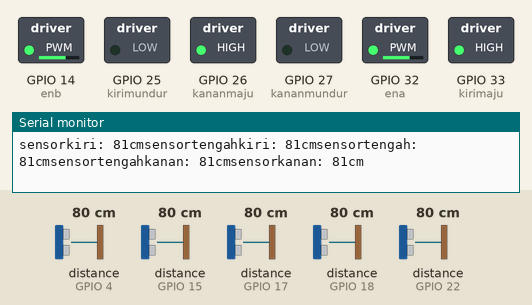
The sketch below on a simulated ESP32. On the bench: switched loads named in the sketch (green lamp = pin HIGH), the last lines printed to the serial monitor. Inputs (shaded band) come from the test bench; at power-on: distance to the obstacle (sensors on GPIO 4, GPIO 17, GPIO 15, GPIO 18, GPIO 22) 80 cm. The echo pulse lasts 58.3 µs per cm.

Above: at 1.2 s.
1.3 s: distance to the obstacle (sensor on GPIO 4) set to 23 cm
3.0 s: distance to the obstacle (sensor on GPIO 4) set to 18 cm
At 4.7 s:
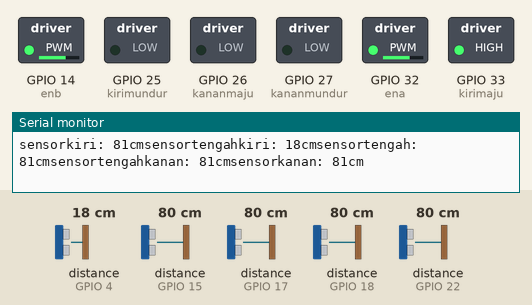
5.0 s: distance to the obstacle (sensor on GPIO 17) set to 22 cm
6.5 s: distance to the obstacle (sensor on GPIO 17) set to 18 cm
At 7.0 s:
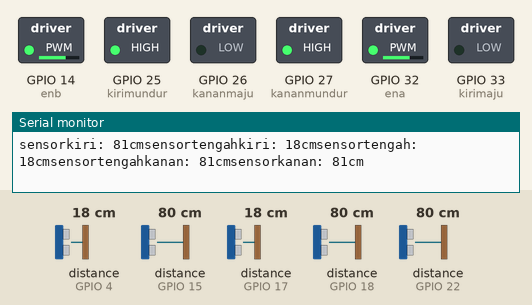
Timing chart, 0 to 9.5 s (numbered marks = the images above; inputs shaded):
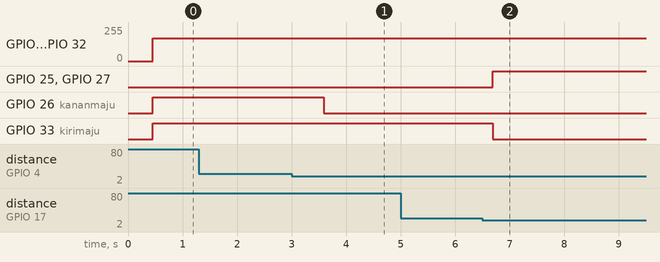

The sketch:

ObstaclesAvoidanceRobot.ino
```cpp
#include <NewPing.h>     // konfigurasi sensor hcsr04

#define TRIGGER_PIN1  2  // Arduino pin tied to trigger pin on the ultrasonic sensor.
#define ECHO_PIN1     15  // Arduino pin tied to echo pin on the ultrasonic sensor.
#define TRIGGER_PIN2  16
#define ECHO_PIN2     4
#define TRIGGER_PIN3  5
#define ECHO_PIN3     17
#define TRIGGER_PIN4  19
#define ECHO_PIN4     18
#define TRIGGER_PIN5  23
#define ECHO_PIN5     22
#define MAX_DISTANCE 200 // Maximum distance we want to ping for (in centimeters). Maximum sensor distance is rated at 400-500cm.

int distanceKiri = 100;
int distanceTengahKiri = 100;
int distanceTengah = 100;
int distanceTengahKanan = 100;
int distanceKanan = 100;

NewPing sonar1(TRIGGER_PIN1, ECHO_PIN1, MAX_DISTANCE); // NewPing setup of pins and maximum distance.
NewPing sonar2(TRIGGER_PIN2, ECHO_PIN2, MAX_DISTANCE);
NewPing sonar3(TRIGGER_PIN3, ECHO_PIN3, MAX_DISTANCE);
NewPing sonar4(TRIGGER_PIN4, ECHO_PIN4, MAX_DISTANCE);
NewPing sonar5(TRIGGER_PIN5, ECHO_PIN5, MAX_DISTANCE);

int kirimaju = 33;          //konfigurasi pin output motor
int kananmaju = 26;
int kirimundur = 25;
int kananmundur = 27;

const int enb = 14;         //set analogWrite
const int ena = 32;

const int freq = 5000;
const int ledChannel = 0;
const int resolution = 8;

int dutyCycle = 170;

unsigned long startTime;    //set timer

void setup() {
  Serial.begin(115200);

  pinMode(kirimaju, OUTPUT);
  pinMode(kananmaju, OUTPUT);
  pinMode(kirimundur, OUTPUT);
  pinMode(kananmundur, OUTPUT);

  ledcSetup(ledChannel, freq, resolution);
  ledcAttachPin(ena, ledChannel);
  ledcAttachPin(enb, ledChannel);

  startTime = millis();  // Set the start time
}

void loop() {
  delay(50); // Wait 50ms between pings (about 20 pings/sec). 29ms should be the shortest delay between pings.
  Serial.print("sensorkiri: ");
  Serial.print(sonar1.ping_cm()); // Send ping, get distance in cm and print result (0 = outside set distance range)
  Serial.print("cm");
  Serial.print("sensortengahkiri: ");
  Serial.print(sonar2.ping_cm());
  Serial.print("cm");
  Serial.print("sensortengah: ");
  Serial.print(sonar3.ping_cm());
  Serial.print("cm");
  Serial.print("sensortengahkanan: ");
  Serial.print(sonar4.ping_cm());
  Serial.print("cm");
  Serial.print("sensorkanan: ");
  Serial.print(sonar5.ping_cm());
  Serial.print("cm");
  Serial.println(" ");

  distanceKiri = readPingKiri(); // update distance
  distanceTengahKiri = readPingTengahKiri();
  distanceTengah = readPingTengah();
  distanceTengahKanan = readPingTengahKanan();
  distanceKanan = readPingKanan();

  // Calculate the progressive distance threshold
  unsigned long elapsedTime = millis() - startTime;
  int distanceThreshold;

  if (elapsedTime < 1500) {
    distanceThreshold = 10 + (15 * elapsedTime) / 1500; // Increase linearly from 10 cm to 25 cm over 1.5 seconds
  } else {
    distanceThreshold = 20; // After 1.5 seconds, the threshold stays at 25 cm
  }

  if (distanceTengah <= distanceThreshold){
    mundur();
  }
  else if(distanceTengahKanan <= distanceThreshold){
    belokKiri();
  }
  else if(distanceKanan <= distanceThreshold){
    putarKiri();
  }
  else if(distanceTengahKiri <= distanceThreshold){
    belokKanan();
  }
  else if(distanceKiri <= distanceThreshold){
    putarKanan();
  }
  else{
    maju();
  }
}

int readPingKiri(){
  delay(70);
  int cm = sonar1.ping_cm();
  if (cm==0){
    cm=250;
  }
  return cm;
}

int readPingTengahKiri(){
  delay(70);
  int cm = sonar2.ping_cm();
  if (cm==0){
    cm=250;
  }
  return cm;
}

int readPingTengah(){
  delay(70);
  int cm = sonar3.ping_cm();
  if (cm==0){
    cm=250;
  }
  return cm;
}

int readPingTengahKanan(){
  delay(70);
  int cm = sonar4.ping_cm();
  if (cm==0){
    cm=250;
  }
  return cm;
}

int readPingKanan(){
  delay(70);
  int cm = sonar5.ping_cm();
  if (cm==0){
    cm=250;
  }
  return cm;
}

void maju(){
  ledcWrite(ledChannel, dutyCycle);
  digitalWrite(kirimaju, HIGH);
  digitalWrite(kananmaju, HIGH);

  digitalWrite(kirimundur, LOW);
  digitalWrite(kananmundur, LOW);
  }

void mundur(){
  ledcWrite(ledChannel, dutyCycle);
  digitalWrite(kirimaju, LOW);
  digitalWrite(kananmaju, LOW);

  digitalWrite(kirimundur, HIGH);
  digitalWrite(kananmundur, HIGH);
}

void belokKiri(){
  ledcWrite(ledChannel, dutyCycle);
  digitalWrite(kirimaju, LOW);
  digitalWrite(kananmaju, HIGH);

  digitalWrite(kirimundur, LOW);
  digitalWrite(kananmundur, LOW);
}

void putarKiri(){
  ledcWrite(ledChannel, dutyCycle);
  digitalWrite(kirimaju, LOW);
  digitalWrite(kananmaju, HIGH);

  digitalWrite(kirimundur, HIGH);
  digitalWrite(kananmundur, LOW);
}

void belokKanan(){
  ledcWrite(ledChannel, dutyCycle);
  digitalWrite(kirimaju, HIGH);
  digitalWrite(kananmaju, LOW);

  digitalWrite(kirimundur, LOW);
  digitalWrite(kananmundur, LOW);
}

void putarKanan(){
  ledcWrite(ledChannel, dutyCycle);
  digitalWrite(kirimaju, HIGH);
  digitalWrite(kananmaju, LOW);

  digitalWrite(kirimundur, LOW);
  digitalWrite(kananmundur, HIGH);
}

void berhenti(){
  digitalWrite(kirimaju, LOW);
  digitalWrite(kananmaju, LOW);

  digitalWrite(kirimundur, LOW);
  digitalWrite(kananmundur, LOW);
}
```

Measured:
- the behaviour switches between 21 and 20 cm on distance to the obstacle (sensor on GPIO 4) (found by bisection; images 0 and 1)
- the behaviour switches between 21 and 20 cm on distance to the obstacle (sensor on GPIO 17) (found by bisection; images 1 and 2)
- after the input at 3.0 s, GPIO 26 (kananmaju): HIGH → LOW after 0.59 s
- after the input at 6.5 s, GPIO 25 (kirimundur), GPIO 27 (kananmundur): LOW → HIGH after 0.19 s; GPIO 33 (kirimaju): HIGH → LOW after 0.19 s
